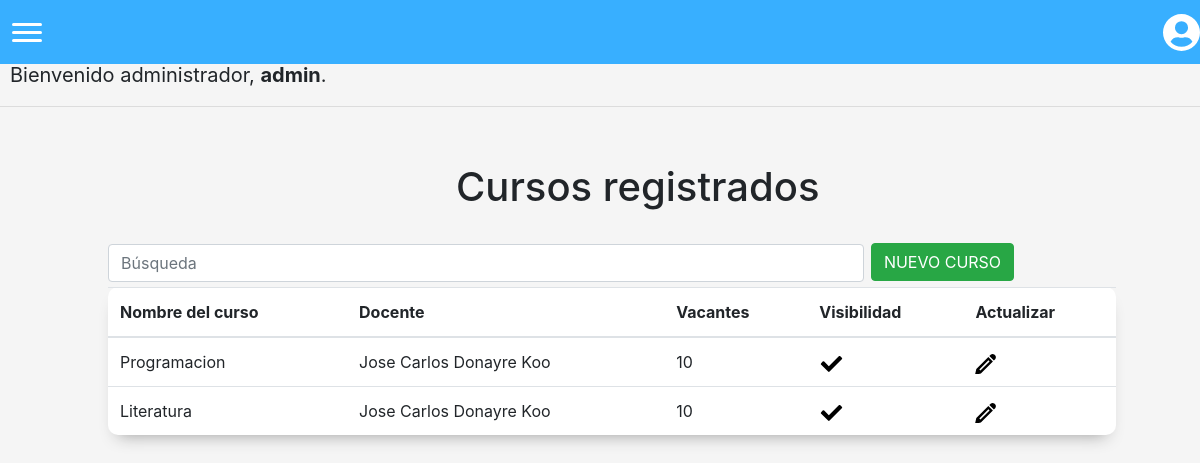
The app's page /listacursos (signed in), older data.
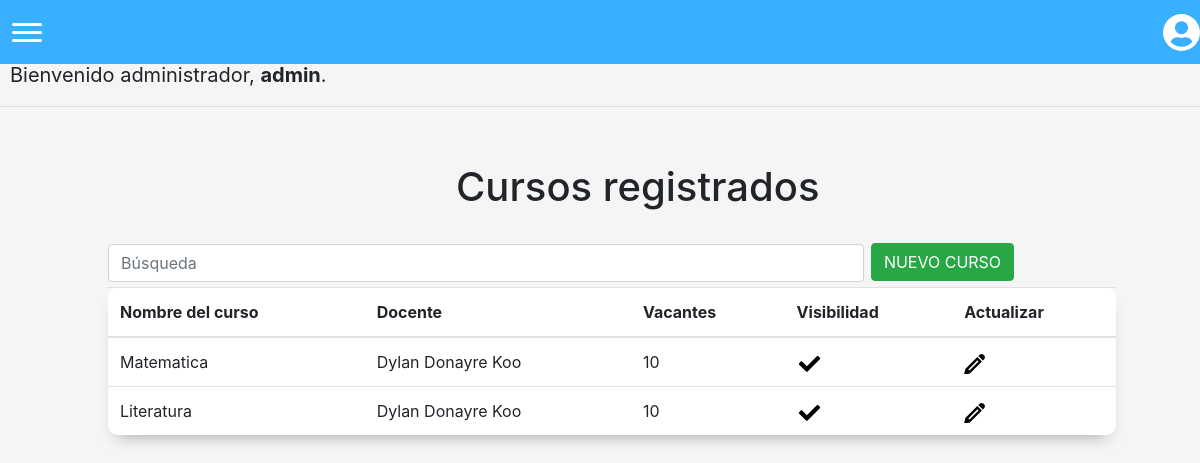
The same page, newer data.
### matricula/models.py (models this page shows)
class Curso(models.Model):
    nombreCurso = models.CharField(max_length=255, unique=True)
    profesor = models.ForeignKey(Profesor, on_delete=models.CASCADE, related_name="profesor")
    activo = models.BooleanField()
    vacantes = models.IntegerField(default=0)

class Profesor(models.Model):
    nombre = models.CharField(max_length=255)
    apellido = models.CharField(max_length=255)
    dni = models.IntegerField(primary_key=True)
    activo = models.BooleanField(default=1)

### matricula/views.py (the view)
# urls.py: path('listacursos', views.listarCursos, name='listacursos'),
@login_required(login_url='/login')
def listarCursos(request):
    return render(request, "matricula/listacursos.html", {'cursos': Curso.objects.all()})

### matricula/templates/matricula/listacursos.html (shortened to what this page needs)
{% extends "matricula/layout.html" %}
{% block body %}
<div style="margin-left: 38%; margin-bottom: 30px;">
    <h1 style="font-size: 40px;">Cursos registrados</h1>
</div>
<input id="buscar" type="text" placeholder="Búsqueda" class="form-control">
<button id="options" class="btn btn-success" onclick="changeWindow()">NUEVO CURSO</button>
<div>
    <table id="tabla" class="table">
    <thead>
            <tr>
                <th scope="col">
                    Nombre del curso
                </th>
                <th scope="col">
                    Docente
                </th>
                <th scope="col">
                    Vacantes
                </th>
                <th scope="col">
                    Visibilidad
                </th>
                <th scope="col">
                    Actualizar
                </th>
            </tr>
        </thead>
        <tbody>
            {% for curso in cursos %}
            <tr>
                <td scope="row">
                {{curso.nombreCurso}}
                </td>
                <td scope="row">
                    {{curso.profesor.nombre}} {{curso.profesor.apellido}}
                </td>
                <td scope="row">
                    {{curso.vacantes}}
                </td>
                <td scope="row">
                    <a href="../desactivarcurso/{{curso.id}}">
                    </a>
                </td>
                <td scope="row">
                    <a href="../editarcurso/{{curso.id}}">
                    </a>
                </td>
            </tr>
            {% endfor %}
        </tbody>
    </table>
</div>
{% endblock %}

Row changes from the older to the newer data that the page shows:
changed Curso: nombreCurso "Programacion" → "Matematica"; profesor.nombre "Jose Carlos" → "Dylan"
changed through a linked row, Curso "Literatura": profesor.nombre "Jose Carlos" → "Dylan"
